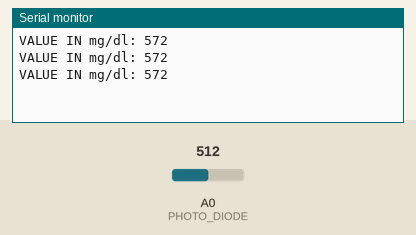
This sketch was run on a simulated Arduino Uno, built with avr-gcc and run on an emulated ATmega328P. Shown: the last lines printed to the serial monitor. Inputs (shaded band) come from the test bench; at power-on: A0 (PHOTO_DIODE) = 512.

Above: at 1.3 s.
1.4 s: A0 (PHOTO_DIODE) set to 716
At 1.9 s:
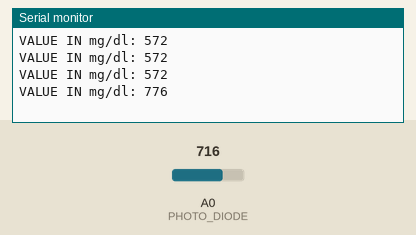
2.9 s: A0 (PHOTO_DIODE) set to 900
At 3.4 s:
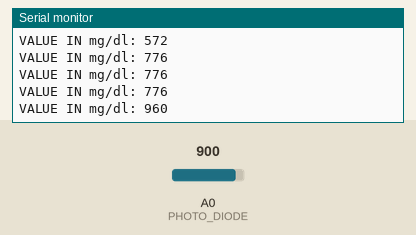
Timing chart, 0 to 5.9 s (numbered marks = the images above; inputs shaded):
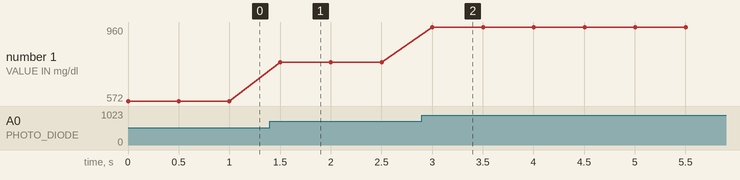

The sketch:

glucomter_code.ino
```cpp
#define PHOTO_DIODE A0  // Photodiode connected to A0

void setup() {
    Serial.begin(9600);  // Start Serial Communication
}

void loop() {
    int lightValue = analogRead(PHOTO_DIODE);
    int mgdl = lightValue + 60;// Read the analog value
    Serial.print("VALUE IN mg/dl: ");
    Serial.println(mgdl);  // Print the value to Serial Monitor

    delay(500);  // Wait for 500ms before the next reading
}
```

Measured:
- after the input at 1.4 s, the serial monitor: prints a new line after 0.10 s (image 1)
- after the input at 2.9 s, the serial monitor: prints a new line after 0.10 s (image 2)
- plotted number 1: 572 → 776 after the input at 1.4 s, 776 → 960 after the input at 2.9 s
